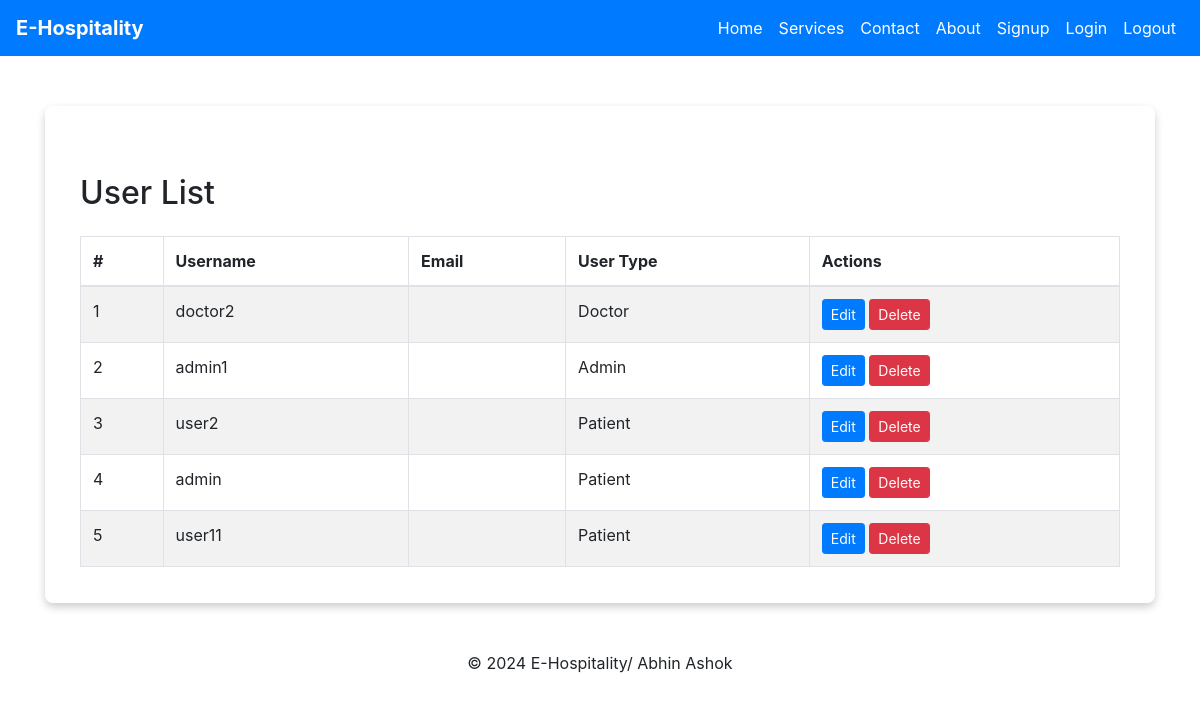
/user_list/, run on an earlier commit of the app's database.
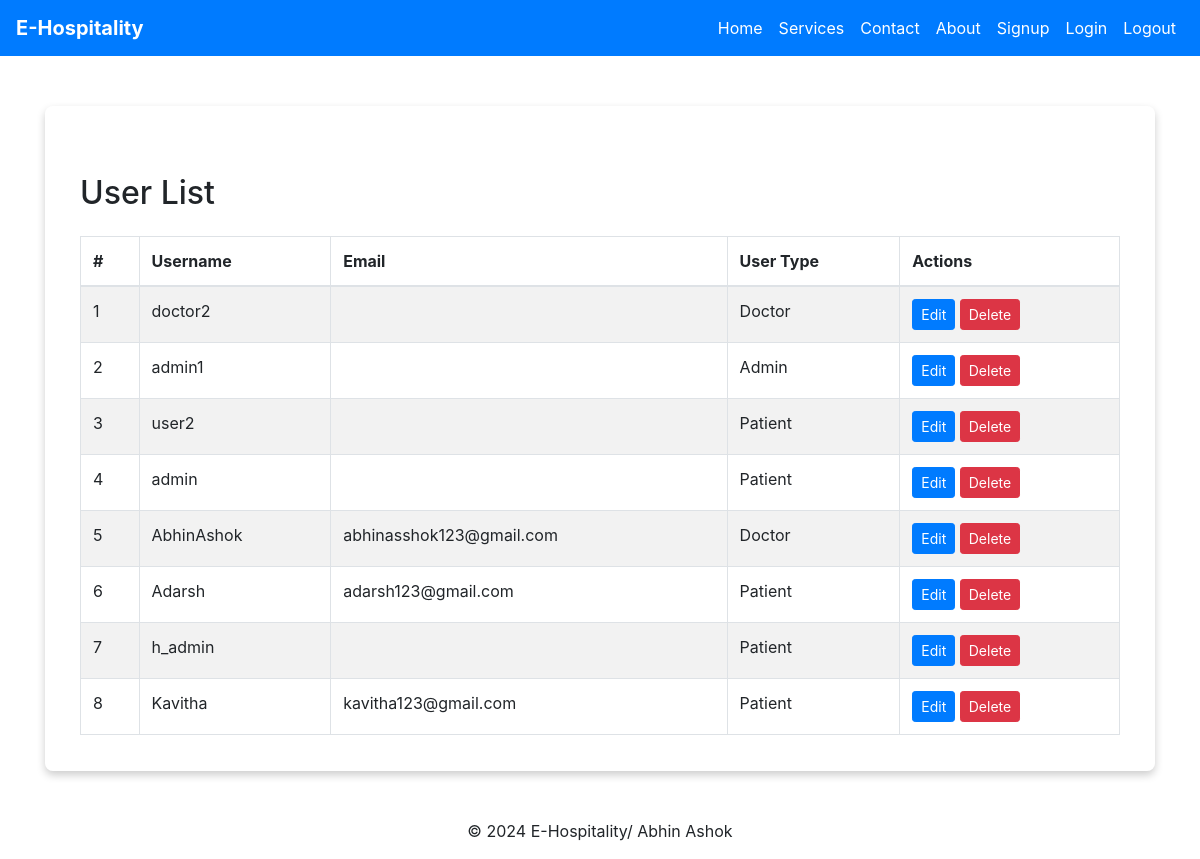
And on a later commit of the database.
### H_app/models.py (models this page shows)
class CustomUser(AbstractUser):
    USER_TYPES = (
        ('patient', 'Patient'),
        ('doctor', 'Doctor'),
        ('admin', 'Admin'),
    )
    user_type = models.CharField(max_length=10, choices=USER_TYPES, default='patient')

### H_app/views.py (the view)
# urls.py: path('user_list/', views.user_list, name='user_list'),
def user_list(request):
    User = get_user_model()
    users = User.objects.all()
    return render(request, 'user_list.html', {'users': users})

### templates/user_list.html
{% extends "base.html" %}
{% block content %}
<div class="container mt-5">
    <h2 class="mb-4">User List</h2>
    <table class="table table-bordered table-striped">
        <thead>
            <tr>
                <th>#</th>
                <th>Username</th>
                <th>Email</th>
                <th>User Type</th>
                <th>Actions</th>
            </tr>
        </thead>
        <tbody>
            {% for user in users %}
            <tr>
                <td>{{ forloop.counter }}</td>
                <td>{{ user.username }}</td>
                <td>{{ user.email }}</td>
                <td>{{ user.get_user_type_display }}</td>
                <td>
                    <a href="{% url 'user_list' %}" class="btn btn-primary btn-sm">Edit</a>
                    <a href="#" class="btn btn-danger btn-sm">Delete</a>
                </td>
            </tr>
            {% empty %}
            <tr>
                <td colspan="5" class="text-center">No users found.</td>
            </tr>
            {% endfor %}
        </tbody>
    </table>
</div>
{% endblock %}

### templates/base.html (shortened to what this page needs)
<!DOCTYPE html>
<html lang="en">
<head>
    <link rel="stylesheet" href="https://stackpath.bootstrapcdn.com/bootstrap/4.5.2/css/bootstrap.min.css">
</head>
<body>
    <nav class="navbar navbar-expand-lg">
        <a class="navbar-brand" href="#">E-Hospitality</a>
        <div class="collapse navbar-collapse justify-content-end">
            <ul class="navbar-nav">
                <li class="nav-item">
                    <a class="nav-link" href="{% url 'base' %}">Home</a>
                </li>
                <li class="nav-item">
                    <a class="nav-link" href="{% url 'services' %}">Services</a>
                </li>
                <li class="nav-item">
                    <a class="nav-link" href="{% url 'contact' %}">Contact</a>
                </li>
                <li class="nav-item">
                    <a class="nav-link" href="{% url 'about' %}">About</a>
                </li>
                <li class="nav-item">
                        <a class="nav-link" href="{% url 'signup' %}">Signup</a>
                </li>
                <li class="nav-item">
                        <a class="nav-link" href="{% url 'user_login' %}">Login</a>
                </li>
                <li class="nav-item">
                        <a class="nav-link" href="{% url 'logout' %}">Logout</a>
                </li>
            </ul>
        </div>
    </nav>
    <div class="container">
        <div class="content">
            {% block content %}{% endblock %}
        </div>
    </div>
    <footer class="text-center mt-5 mb-3">
        <p>&copy; 2024 E-Hospitality/ Abhin Ashok</p>
    </footer>
</body>
</html>

### templates/base.html (style rules this page uses)
.navbar { background-color: #007bff; }
.navbar-brand { font-weight: bold; color: #ffffff !important; }
.navbar-nav .nav-link { color: #ffffff !important; }
.content { margin-top: 50px; padding: 20px; border-radius: 8px; background-color: rgba(255, 255, 255, 0.3); box-shadow: 0 4px 8px rgba(0, 0, 0, 0.2); }
body { background-image: url('https://encrypted-tbn0.gstatic.com/images?q=tbn:ANd9GcQurXOKWGpi0Fs6WZmjvxwdOQyjMXBBmq5lqg&s'); background-size: cover; background-position: center; background-repeat: no-repeat; background-attachment: fixed; }

What changed in the data, as far as the page shows it:
removed CustomUser: username "user11", user_type "Patient"
added CustomUser: username "AbhinAshok", email "abhinasshok123@gmail.com", user_type "Doctor"
added CustomUser: username "Adarsh", email "adarsh123@gmail.com", user_type "Patient"
added CustomUser: username "h_admin", user_type "Patient"
added CustomUser: username "Kavitha", email "kavitha123@gmail.com", user_type "Patient"
